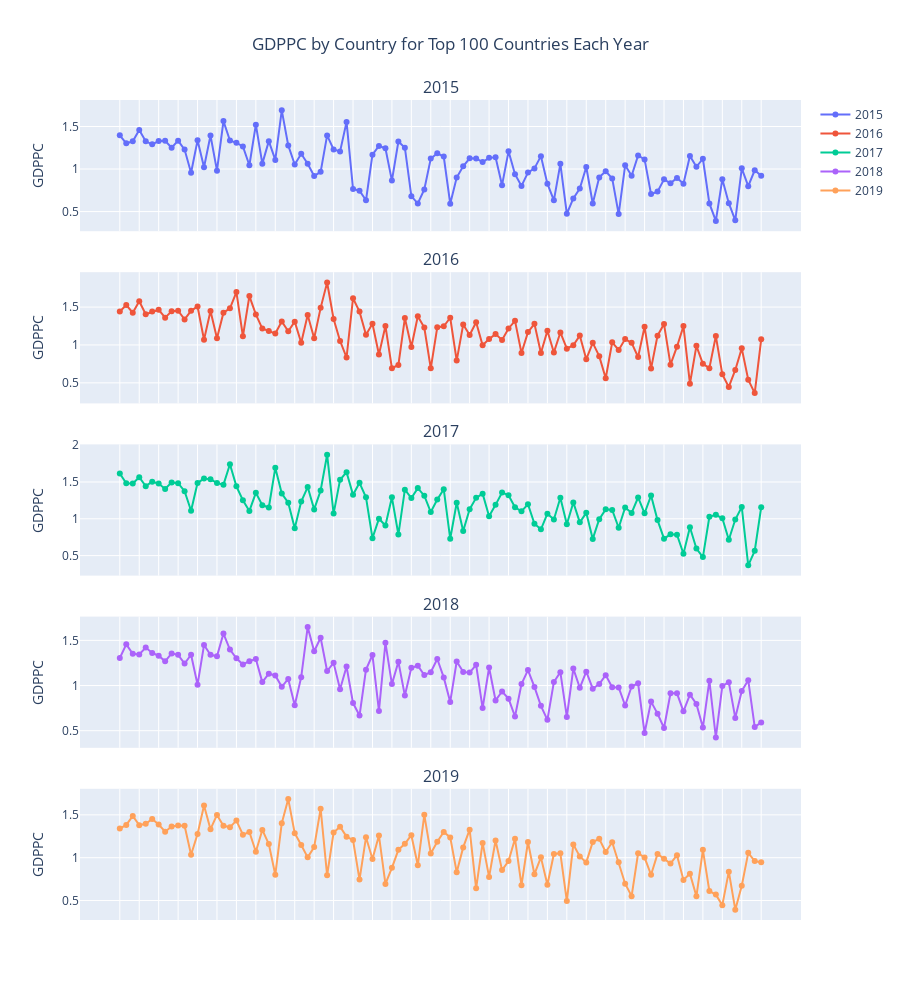

Source (notebook cell):
### Code cell
fig = make_subplots(rows=5, cols=1, subplot_titles=('2015', '2016', '2017', '2018', '2019'), shared_xaxes=False, shared_yaxes=True, vertical_spacing=0.05)
fig.add_trace(go.Scatter(x=list(df_2015.Country[0:100].str.capitalize()), y=list(df_2015.GDPPC[0:100]), mode='lines+markers', name='2015'), row=1, col=1)
fig.add_trace(go.Scatter(x=list(df_2016.Country[0:100].str.capitalize()), y=list(df_2016.GDPPC[0:100]), mode='lines+markers', name='2016'), row=2, col=1)
fig.add_trace(go.Scatter(x=list(df_2017.Country[0:100].str.capitalize()), y=list(df_2017.GDPPC[0:100]), mode='lines+markers', name='2017'), row=3, col=1)
fig.add_trace(go.Scatter(x=list(df_2018.Country[0:100].str.capitalize()), y=list(df_2018.GDPPC[0:100]), mode='lines+markers', name='2018'), row=4, col=1)
fig.add_trace(go.Scatter(x=list(df_2019.Country[0:100].str.capitalize()), y=list(df_2019.GDPPC[0:100]), mode='lines+markers', name='2019'), row=5, col=1)
fig.update_layout(title='GDPPC by Country for Top 100 Countries Each Year', height=1000, title_x=0.5)
fig.update_yaxes(title_text='GDPPC', title_standoff=15)
fig.update_xaxes(showticklabels=False)
fig.show()

### Figure 1 — Plotly figure (JSON) as saved in the notebook; plotly's stock layout.template omitted (floating-point values rounded to 4 significant figures)
{"data": [{"mode": "lines+markers", "name": "2015", "type": "scatter", "x": ["Switzerland", "Iceland", "Denmark", "Norway", "Canada", "Finland", "Netherlands", "Sweden", "New zealand", "Australia", "Israel", "Costa rica", "Austria", "Mexico", "United states", "Brazil", "Luxembourg", "Ireland", "Belgium", "United kingdom", "Venezuela", "Singapore", "Panama", "Germany", "Chile", "Qatar", "France", "Argentina", "Czech republic", "Uruguay", "Colombia", "Thailand", "Saudi arabia", "Spain", "Malta", "Kuwait", "El salvador", "Guatemala", "Uzbekistan", "Slovakia", "Japan", "South korea", "Ecuador", "Bahrain", "Italy", "Bolivia", "Moldova", "Paraguay", "Kazakhstan", "Slovenia", "Lithuania", "Nicaragua", "Peru", "Belarus", "Poland", "Malaysia", "Croatia", "Libya", "Russia", "Jamaica", "Cyprus", "Algeria", "Kosovo", "Turkmenistan", "Mauritius", "Estonia", "Indonesia", "Vietnam", "Turkey", "Kyrgyzstan", "Nigeria", "Bhutan", "Azerbaijan", "Pakistan", "Jordan", "Montenegro", "China", "Zambia", "Romania", "Serbia", "Portugal", "Latvia", "Philippines", "Morocco", "Albania", "Bosnia and herzegovina", "Dominican republic", "Mongolia", "Greece", "Lebanon", "Hungary", "Honduras", "Tajikistan", "Tunisia", "Palestinian territories", "Bangladesh", "Iran", "Ukraine", "Iraq", "South africa"], "xaxis": "x", "y": [1.397, 1.302, 1.325, 1.459, 1.326, 1.29, 1.329, 1.332, 1.25, 1.334, 1.229, 0.9558, 1.337, 1.021, 1.395, 0.9812, 1.564, 1.336, 1.308, 1.266, 1.044, 1.522, 1.064, 1.328, 1.107, 1.69, 1.278, 1.054, 1.179, 1.062, 0.9186, 0.9669, 1.395, 1.23, 1.207, 1.554, 0.7645, 0.7455, 0.6324, 1.169, 1.271, 1.245, 0.864, 1.324, 1.251, 0.6813, 0.5945, 0.7599, 1.123, 1.185, 1.147, 0.5933, 0.9002, 1.032, 1.126, 1.125, 1.083, 1.131, 1.138, 0.8104, 1.208, 0.9393, 0.8015, 0.9585, 1.008, 1.152, 0.8283, 0.6322, 1.061, 0.4743, 0.6543, 0.7704, 1.024, 0.5954, 0.902, 0.9744, 0.8901, 0.4704, 1.043, 0.9205, 1.16, 1.113, 0.7053, 0.7348, 0.8787, 0.8322, 0.8954, 0.8282, 1.154, 1.026, 1.121, 0.5953, 0.3905, 0.8811, 0.5987, 0.3975, 1.009, 0.7991, 0.9855, 0.9205], "yaxis": "y"}, {"mode": "lines+markers", "name": "2016", "type": "scatter", "x": ["Denmark", "Switzerland", "Iceland", "Norway", "Finland", "Canada", "Netherlands", "New zealand", "Australia", "Sweden", "Israel", "Austria", "United states", "Costa rica", "Germany", "Brazil", "Belgium", "Ireland", "Luxembourg", "Mexico", "Singapore", "United kingdom", "Chile", "Panama", "Argentina", "Czech republic", "Uruguay", "Malta", "Colombia", "France", "Thailand", "Saudi arabia", "Qatar", "Spain", "Algeria", "Guatemala", "Kuwait", "Bahrain", "Venezuela", "Slovakia", "El salvador", "Malaysia", "Nicaragua", "Uzbekistan", "Italy", "Ecuador", "Japan", "Kazakhstan", "Moldova", "Russia", "Poland", "South korea", "Bolivia", "Lithuania", "Belarus", "Slovenia", "Peru", "Turkmenistan", "Mauritius", "Libya", "Latvia", "Cyprus", "Paraguay", "Romania", "Estonia", "Jamaica", "Croatia", "Kosovo", "Turkey", "Indonesia", "Jordan", "Azerbaijan", "Philippines", "China", "Bhutan", "Kyrgyzstan", "Serbia", "Bosnia and herzegovina", "Montenegro", "Dominican republic", "Morocco", "Hungary", "Pakistan", "Lebanon", "Portugal", "Vietnam", "Tunisia", "Greece", "Tajikistan", "Mongolia", "Nigeria", "Honduras", "Iran", "Zambia", "Nepal", "Palestinian territories", "Albania", "Bangladesh", "Sierra leone", "Iraq"], "xaxis": "x2", "y": [1.442, 1.527, 1.427, 1.577, 1.406, 1.44, 1.465, 1.361, 1.444, 1.452, 1.338, 1.45, 1.508, 1.069, 1.448, 1.088, 1.425, 1.483, 1.698, 1.115, 1.646, 1.403, 1.217, 1.183, 1.151, 1.309, 1.182, 1.308, 1.03, 1.395, 1.089, 1.49, 1.824, 1.343, 1.053, 0.8345, 1.617, 1.44, 1.134, 1.28, 0.8737, 1.251, 0.6938, 0.7359, 1.355, 0.9731, 1.38, 1.229, 0.6918, 1.232, 1.246, 1.359, 0.7942, 1.269, 1.131, 1.299, 0.996, 1.08, 1.144, 1.067, 1.218, 1.319, 0.8937, 1.17, 1.28, 0.8933, 1.186, 0.9014, 1.165, 0.951, 0.9967, 1.124, 0.8122, 1.028, 0.8527, 0.5604, 1.034, 0.9338, 1.078, 1.028, 0.8406, 1.241, 0.6882, 1.123, 1.276, 0.7404, 0.9772, 1.249, 0.4884, 0.9885, 0.7522, 0.6943, 1.118, 0.612, 0.4463, 0.6702, 0.9553, 0.5418, 0.3649, 1.075], "yaxis": "y2"}, {"mode": "lines+markers", "name": "2017", "type": "scatter", "x": ["Norway", "Denmark", "Iceland", "Switzerland", "Finland", "Netherlands", "Canada", "New zealand", "Sweden", "Australia", "Israel", "Costa rica", "Austria", "United states", "Ireland", "Germany", "Belgium", "Luxembourg", "United kingdom", "Chile", "Brazil", "Czech republic", "Argentina", "Mexico", "Singapore", "Malta", "Uruguay", "Guatemala", "Panama", "France", "Thailand", "Spain", "Qatar", "Colombia", "Saudi arabia", "Kuwait", "Slovakia", "Bahrain", "Malaysia", "Nicaragua", "Ecuador", "El salvador", "Poland", "Uzbekistan", "Italy", "Russia", "Japan", "Lithuania", "Algeria", "Latvia", "South korea", "Moldova", "Romania", "Bolivia", "Turkmenistan", "Kazakhstan", "Slovenia", "Peru", "Mauritius", "Cyprus", "Estonia", "Belarus", "Libya", "Turkey", "Paraguay", "Philippines", "Serbia", "Jordan", "Hungary", "Jamaica", "Croatia", "Kosovo", "China", "Pakistan", "Indonesia", "Venezuela", "Montenegro", "Morocco", "Azerbaijan", "Dominican republic", "Greece", "Lebanon", "Portugal", "Bosnia and herzegovina", "Honduras", "Vietnam", "Nigeria", "Tajikistan", "Bhutan", "Kyrgyzstan", "Nepal", "Mongolia", "South africa", "Tunisia", "Palestinian territories", "Egypt", "Bulgaria", "Sierra leone", "Cameroon", "Iran"], "xaxis": "x3", "y": [1.616, 1.482, 1.481, 1.565, 1.444, 1.504, 1.479, 1.406, 1.494, 1.484, 1.375, 1.11, 1.487, 1.546, 1.536, 1.488, 1.464, 1.742, 1.442, 1.253, 1.107, 1.353, 1.185, 1.153, 1.692, 1.343, 1.218, 0.872, 1.234, 1.431, 1.128, 1.384, 1.871, 1.071, 1.531, 1.633, 1.325, 1.488, 1.291, 0.7373, 1.001, 0.9098, 1.292, 0.7864, 1.395, 1.282, 1.417, 1.315, 1.092, 1.261, 1.402, 0.7289, 1.218, 0.8338, 1.131, 1.285, 1.341, 1.035, 1.189, 1.356, 1.321, 1.157, 1.102, 1.198, 0.9325, 0.8577, 1.069, 0.991, 1.286, 0.9256, 1.223, 0.9515, 1.081, 0.7269, 0.9955, 1.128, 1.121, 0.8781, 1.154, 1.079, 1.289, 1.075, 1.315, 0.9824, 0.7306, 0.7885, 0.7838, 0.5247, 0.8854, 0.5962, 0.4798, 1.027, 1.055, 1.007, 0.7162, 0.9897, 1.161, 0.3684, 0.5643, 1.157], "yaxis": "y3"}, {"mode": "lines+markers", "name": "2018", "type": "scatter", "x": ["Finland", "Norway", "Denmark", "Iceland", "Switzerland", "Netherlands", "Canada", "New zealand", "Sweden", "Australia", "United kingdom", "Austria", "Costa rica", "Ireland", "Germany", "Belgium", "Luxembourg", "United states", "Israel", "Czech republic", "Malta", "France", "Mexico", "Chile", "Panama", "Brazil", "Argentina", "Guatemala", "Uruguay", "Qatar", "Saudi arabia", "Singapore", "Malaysia", "Spain", "Colombia", "Slovakia", "El salvador", "Nicaragua", "Poland", "Bahrain", "Uzbekistan", "Kuwait", "Thailand", "Italy", "Ecuador", "Lithuania", "Slovenia", "Romania", "Latvia", "Japan", "Mauritius", "Jamaica", "South korea", "Russia", "Kazakhstan", "Cyprus", "Bolivia", "Estonia", "Paraguay", "Peru", "Kosovo", "Moldova", "Turkmenistan", "Hungary", "Libya", "Philippines", "Honduras", "Belarus", "Turkey", "Pakistan", "Portugal", "Serbia", "Greece", "Lebanon", "Montenegro", "Croatia", "Dominican republic", "Algeria", "Morocco", "China", "Azerbaijan", "Tajikistan", "Jordan", "Nigeria", "Kyrgyzstan", "Bosnia and herzegovina", "Mongolia", "Vietnam", "Indonesia", "Bhutan", "Cameroon", "Bulgaria", "Nepal", "Venezuela", "Gabon", "Palestinian territories", "South africa", "Iran", "Ivory coast", "Ghana"], "xaxis": "x4", "y": [1.305, 1.456, 1.351, 1.343, 1.42, 1.361, 1.33, 1.268, 1.355, 1.34, 1.244, 1.341, 1.01, 1.448, 1.34, 1.324, 1.576, 1.398, 1.301, 1.233, 1.27, 1.293, 1.038, 1.131, 1.112, 0.986, 1.073, 0.781, 1.093, 1.649, 1.379, 1.529, 1.161, 1.251, 0.96, 1.21, 0.806, 0.668, 1.176, 1.338, 0.719, 1.474, 1.016, 1.264, 0.889, 1.197, 1.219, 1.116, 1.148, 1.294, 1.09, 0.819, 1.266, 1.151, 1.143, 1.229, 0.751, 1.2, 0.835, 0.934, 0.855, 0.657, 1.016, 1.171, 0.985, 0.775, 0.62, 1.039, 1.148, 0.652, 1.188, 0.975, 1.154, 0.965, 1.017, 1.115, 0.982, 0.979, 0.779, 0.989, 1.024, 0.474, 0.822, 0.689, 0.53, 0.915, 0.914, 0.715, 0.899, 0.796, 0.535, 1.054, 0.425, 0.996, 1.036, 0.642, 0.94, 1.059, 0.541, 0.592], "yaxis": "y4"}, {"mode": "lines+markers", "name": "2019", "type": "scatter", "x": ["Finland", "Denmark", "Norway", "Iceland", "Netherlands", "Switzerland", "Sweden", "New zealand", "Canada", "Austria", "Australia", "Costa rica", "Israel", "Luxembourg", "United kingdom", "Ireland", "Germany", "Belgium", "United states", "Czech republic", "Malta", "Mexico", "France", "Chile", "Guatemala", "Saudi arabia", "Qatar", "Spain", "Panama", "Brazil", "Uruguay", "Singapore", "El salvador", "Italy", "Bahrain", "Slovakia", "Poland", "Uzbekistan", "Lithuania", "Colombia", "Slovenia", "Nicaragua", "Kosovo", "Argentina", "Romania", "Cyprus", "Ecuador", "Kuwait", "Thailand", "Latvia", "South korea", "Estonia", "Jamaica", "Mauritius", "Japan", "Honduras", "Kazakhstan", "Bolivia", "Hungary", "Paraguay", "Peru", "Portugal", "Pakistan", "Russia", "Philippines", "Serbia", "Moldova", "Libya", "Montenegro", "Tajikistan", "Croatia", "Dominican republic", "Bosnia and herzegovina", "Turkey", "Malaysia", "Belarus", "Greece", "Mongolia", "Nigeria", "Kyrgyzstan", "Turkmenistan", "Algeria", "Morocco", "Azerbaijan", "Lebanon", "Indonesia", "China", "Vietnam", "Bhutan", "Cameroon", "Bulgaria", "Ghana", "Ivory coast", "Nepal", "Jordan", "Benin", "Congo (brazzaville)", "Gabon", "South africa", "Albania"], "xaxis": "x5", "y": [1.34, 1.383, 1.488, 1.38, 1.396, 1.452, 1.387, 1.303, 1.365, 1.376, 1.372, 1.034, 1.276, 1.609, 1.333, 1.499, 1.373, 1.356, 1.433, 1.269, 1.3, 1.07, 1.324, 1.159, 0.8, 1.403, 1.684, 1.286, 1.149, 1.004, 1.124, 1.572, 0.794, 1.294, 1.362, 1.246, 1.206, 0.745, 1.238, 0.985, 1.258, 0.694, 0.882, 1.092, 1.162, 1.263, 0.912, 1.5, 1.05, 1.187, 1.301, 1.237, 0.831, 1.12, 1.327, 0.642, 1.173, 0.776, 1.201, 0.855, 0.96, 1.221, 0.677, 1.183, 0.807, 1.004, 0.685, 1.044, 1.051, 0.493, 1.155, 1.015, 0.945, 1.183, 1.221, 1.067, 1.181, 0.948, 0.696, 0.551, 1.052, 1.002, 0.801, 1.043, 0.987, 0.931, 1.029, 0.741, 0.813, 0.549, 1.092, 0.611, 0.569, 0.446, 0.837, 0.393, 0.673, 1.057, 0.96, 0.947], "yaxis": "y5"}], "layout": {"annotations": [{"font": {"size": 16}, "showarrow": false, "text": "2015", "x": 0.5, "xanchor": "center", "xref": "paper", "y": 1, "yanchor": "bottom", "yref": "paper"}, {"font": {"size": 16}, "showarrow": false, "text": "2016", "x": 0.5, "xanchor": "center", "xref": "paper", "y": 0.79, "yanchor": "bottom", "yref": "paper"}, {"font": {"size": 16}, "showarrow": false, "text": "2017", "x": 0.5, "xanchor": "center", "xref": "paper", "y": 0.58, "yanchor": "bottom", "yref": "paper"}, {"font": {"size": 16}, "showarrow": false, "text": "2018", "x": 0.5, "xanchor": "center", "xref": "paper", "y": 0.37, "yanchor": "bottom", "yref": "paper"}, {"font": {"size": 16}, "showarrow": false, "text": "2019", "x": 0.5, "xanchor": "center", "xref": "paper", "y": 0.16, "yanchor": "bottom", "yref": "paper"}], "height": 1000, "title": {"text": "GDPPC by Country for Top 100 Countries Each Year", "x": 0.5}, "xaxis": {"anchor": "y", "domain": [0, 1], "showticklabels": false}, "xaxis2": {"anchor": "y2", "domain": [0, 1], "showticklabels": false}, "xaxis3": {"anchor": "y3", "domain": [0, 1], "showticklabels": false}, "xaxis4": {"anchor": "y4", "domain": [0, 1], "showticklabels": false}, "xaxis5": {"anchor": "y5", "domain": [0, 1], "showticklabels": false}, "yaxis": {"anchor": "x", "domain": [0.84, 1], "title": {"standoff": 15, "text": "GDPPC"}}, "yaxis2": {"anchor": "x2", "domain": [0.63, 0.79], "title": {"standoff": 15, "text": "GDPPC"}}, "yaxis3": {"anchor": "x3", "domain": [0.42, 0.58], "title": {"standoff": 15, "text": "GDPPC"}}, "yaxis4": {"anchor": "x4", "domain": [0.21, 0.37], "title": {"standoff": 15, "text": "GDPPC"}}, "yaxis5": {"anchor": "x5", "domain": [0, 0.16], "title": {"standoff": 15, "text": "GDPPC"}}}}
